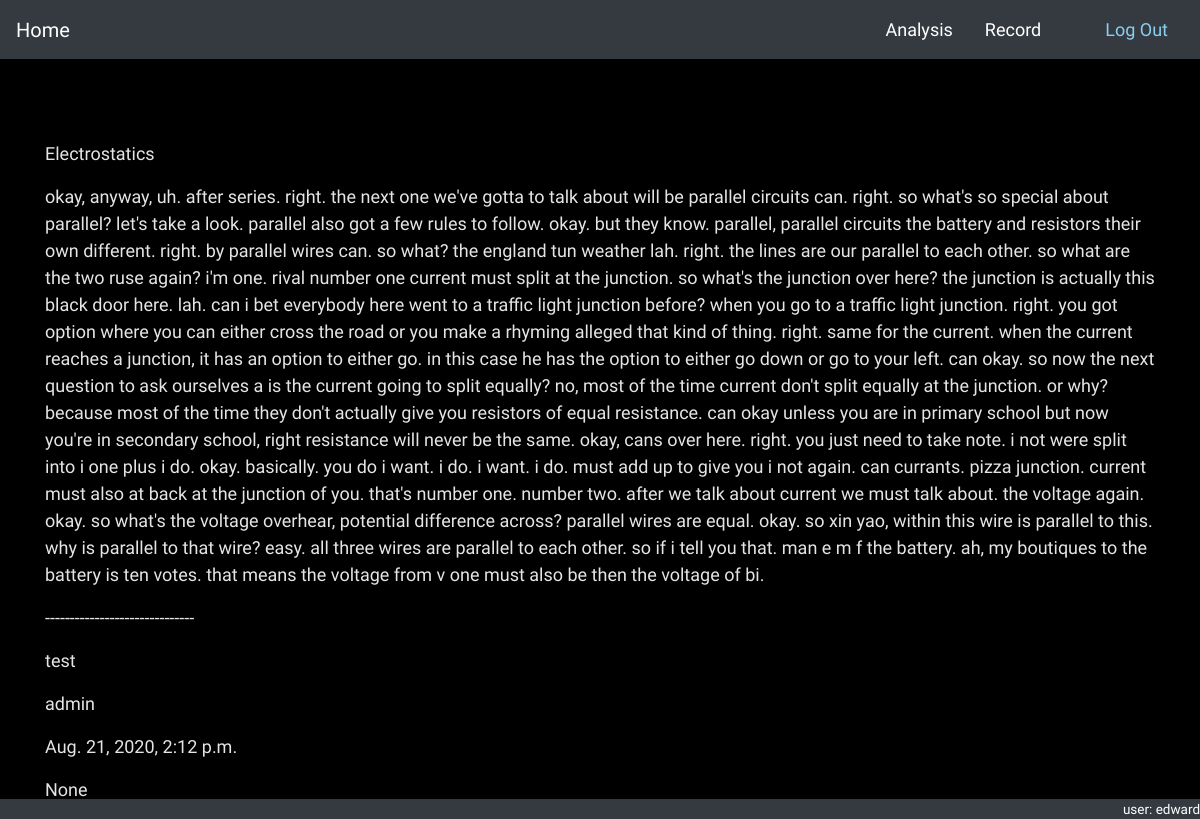
The page /lessons/analyse/2 (signed in) on the database its author committed.
### lessons/models.py (models this page shows, shortened)
class AnalysisObj(models.Model):
    transcript = models.ForeignKey(Transcript, null=True, on_delete=models.CASCADE)
    script = models.ForeignKey(Script, null=True, on_delete=models.CASCADE)
    user = models.ForeignKey(settings.AUTH_USER_MODEL, on_delete=models.CASCADE)
    date = models.DateTimeField(auto_now_add=True)
    score = models.IntegerField(null=True, blank=True)

class Transcript(models.Model):
    creator = models.ForeignKey(settings.AUTH_USER_MODEL, on_delete=models.CASCADE)
    topic = models.ForeignKey(Topic, on_delete=models.CASCADE, null=True)
    text = models.TextField()
    date_created = models.DateTimeField(auto_now_add=True)
    def __str__(self):
        return str(self.topic.name)

class Topic(models.Model):
    name = models.CharField(max_length=50)

class Script(models.Model):
    topic = models.ForeignKey(Topic, on_delete=models.CASCADE, null=True)
    text = models.TextField()
    _flags = models.TextField(blank=True)
    def __str__(self):
        return self.topic.name
    @property
    def flags(self):
        val = self._flags.strip('][').split(', ')
        return val

class CustomUser(AbstractUser):
    pass

### lessons/views.py (the view)
# urls.py: path('analyse/<int:pk>', views.AnalysisObjView.as_view(), name='analyse_detail'),
class AnalysisObjView(LoginRequiredMixin, generic.DetailView):
    model = AnalysisObj
    template_name = 'analysis_detail.html'
    context_object_name = 'instance'

### lessons/templates/analysis_detail.html (shortened to what this page needs)
{% extends 'base_generic.html' %}
{% load static %}
{% block content %}
<br>
<br>
<br>
<div class="container">
    <p> {{ instance.transcript }}</p>
    <p> {{ instance.transcript.text }}</p>
    <p>------------------------------</p>
    <p> {{ instance.script }}</p>
    <p> {{ instance.user }}</p>
    <p> {{ instance.date }}</p>
    <p> {{ instance.score }}</p>
</div>
{% endblock %}

### lessons/templates/base_generic.html (shortened to what this page needs)
<!DOCTYPE html>
{% load static %}
<html lang="en">
<head>
    <link rel="stylesheet" href="https://stackpath.bootstrapcdn.com/bootstrap/4.5.0/css/bootstrap.min.css">
    <link rel="stylesheet" href="{% static 'css/master.css' %}">
</head>
    <body data-spy="scroll" data-target="#navbar">
        <nav id="navbar" class="navbar sticky-top navbar-dark bg-dark">
            <a class="navbar-brand" href="{% url 'index' %}">Home</a>
            <ul class="nav nav-pills">
                <li class="nav-item active">
                    <a class="nav-link" style="color: white;" href="{% url 'transcript_list' %}">Analysis</a>
                </li>
                <li class="nav-item">
                    <a class="nav-link" style="color: white;" href="{% url 'record' %}">Record</a>
                </li>
                <li class="nav-item">
                    <a class="nav-link" style="color: white;" href=""></a>
                </li>
                <li>
                    <a class="nav-link" style="color: #89CFF0;" href="{% url 'logout' %}">Log Out</a>
                </li>
            </ul>
        </nav>
        {% block content %}
        {% endblock %}
        <div id="footer" style="
        position: fixed;
        bottom:0px;
        left: 0;
        right: 0;
        height: 1.5em;
        text-align: right;
        background-color: #343a40;
        color: white;
        font-size: 0.75em;">
        <p>user: {{user}}</p>
        </div>
    </body>
</html>

### lessons/templates/analysis_detail.html (style rules this page uses)
body { font-size: 0.75em; }

### lessons/templates/base_generic.html (style rules this page uses)
body { background-color: black; color: #E5E5E5; font-family: 'Abel', sans-serif; font-size: large; }

### rows shown on the page
AnalysisObj: transcript "Electrostatics", transcript.text "okay, anyway, uh. after series. right. the next one we've gotta to talk about will be parallel circuits can. right. so what's so special about parallel? let's take a look. parallel also got a few rules to follow. okay. but they know. parallel, parallel circuits the battery and resistors their own different. right. by parallel wires can. so what? the england tun weather lah. right. the lines are our parallel to each other. so what are the two ruse again? i'm one. rival number one current must split at the junction. so what's the junction over here? the junction is actually this black door here. lah. can i bet everybody here went to a traffic light junction before? when you go to a traffic…", script "test", user "admin", date "Aug. 21, 2020, 2:12 p.m.", score "None"
CustomUser: username "edward"
